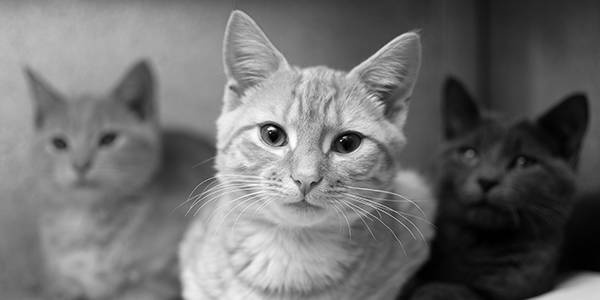
//> input picture Praktikum 4/GrayCat.jpg, 600 x 300 px
$ ./main   (built with g++ and OpenCV 4)
//> lines starting //> are read from the running program, lines starting //| are printed output that depends on the picture
#include<stdlib.h>
#include<math.h>
#include<string.h>
#include<iostream>

#include<opencv2\opencv.hpp>
#include<opencv2\core\core.hpp>
#include<opencv2\highgui\highgui.hpp>
#include<opencv2\imgproc\imgproc.hpp>
#include<opencv2\ml\ml.hpp>
#include<opencv2\objdetect\objdetect.hpp>

using namespace std;
using namespace cv;

int main(int argc, char** argv)
{
	double alpha = 0.5;
	double beta;
	double input;
	Mat src1, src2, dst;
	/// Ask the user enter alpha
	cout << " Simple Linear Blender " << endl;
	cout << "-----------------------" << endl;
	cout << "* Enter alpha [0-1]: ";
	cin >> input;
//> the answer given: 2

	/// We use the alpha provided by the user if it is between 0 and 1
	if (input >= 0.0 && input <= 1.0)
	{
		alpha = input;
	}

	/// Read image ( same size, same type )
	src1 = imread("GrayCat.jpg");
//> src1 is the input picture: 300 rows x 600 cols, CV_8UC3; min 0, max 255, mean 110.8
	src2 = imread("OrangeCat.jpg");
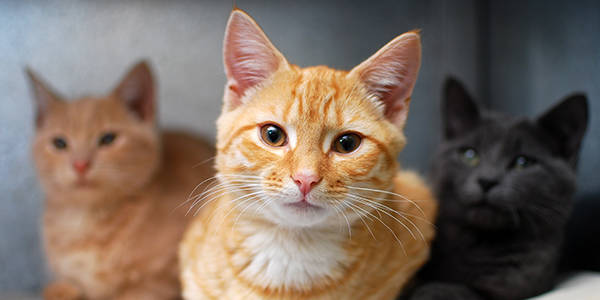
//> input picture Task 2/OrangeCat.jpg, 600 x 300 px
//> src2 is the input picture: 300 rows x 600 cols, CV_8UC3; mean B, G, R 95.7, 107.3, 123.4

	if (!src1.data) { printf("Error loading src1 \n"); return -1; }
	if (!src2.data) { printf("Error loading src2 \n"); return -1; }

	/// Create Windows
	namedWindow("Linear Blend", 1);

	beta = (1.0 - alpha);
	addWeighted(src1, alpha, src2, beta, 0.0, dst);
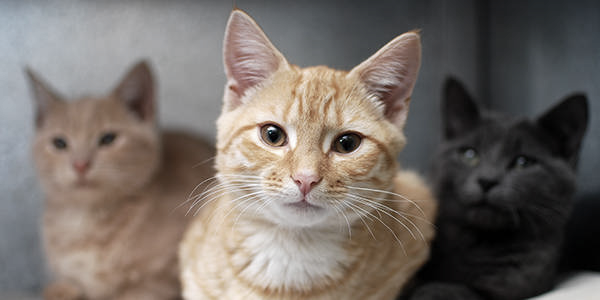
//> dst: 300 rows x 600 cols, CV_8UC3; mean B, G, R 103.3, 109.1, 117.1
	imshow("Linear Blend", dst);
	waitKey(0);
	return 0;
}
